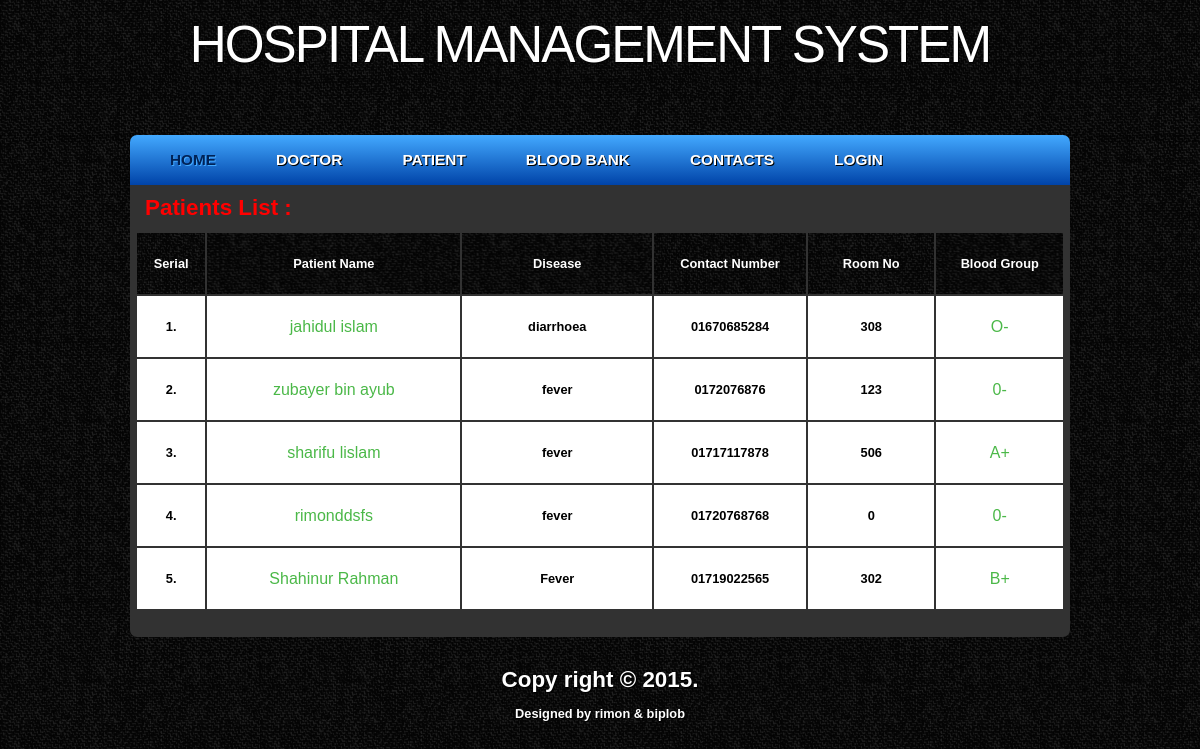
/appointment.php, run on the app's committed database.
### tables this page shows
CREATE TABLE IF NOT EXISTS `patients` (
  `p_id` int(11) NOT NULL,
  `p_pic` varchar(255) NOT NULL,
  `p_username` varchar(30) NOT NULL,
  `p_name` varchar(255) NOT NULL,
  `p_password` varchar(100) NOT NULL,
  `age` int(11) NOT NULL,
  `sex` varchar(255) NOT NULL,
  `blood_group` varchar(255) NOT NULL,
  `type_of_disease` varchar(255) NOT NULL,
  `treating_doctor` varchar(255) NOT NULL,
  `room_no` int(11) NOT NULL,
  `contact` varchar(255) NOT NULL,
  `p_status` varchar(255) NOT NULL,
  `total_bill` varchar(255) NOT NULL,
  `address` text NOT NULL,
  `email` varchar(255) NOT NULL,
  `add_date` varchar(255) NOT NULL,
  `p_room_rent` int(10) DEFAULT NULL,
  `p_medecine_cost` int(10) DEFAULT NULL,
  `p_test_cost` int(10) DEFAULT NULL,
  `p_other_cost` int(10) DEFAULT NULL,
  `p_total` int(10) DEFAULT NULL,
  `release_date` date NOT NULL
);

### appointment.php (the view, shortened to what this page needs)
<?php include('header2.php'); ?>
	<div id="site_content">
		<div class="main2 fix">
			<div class="main_content fix">
				<div class="p_items">
					<h1>Patients List : </h1>
					<table class="tbl2" width="100%">
						<tr>
							<th width="5%">Serial</th>
							<th width="20%">Patient Name</th>
							<th width="15%">Disease</th>
							<th width="12%">Contact Number</th>
							<th width="10%">Room No</th>
							<th width="10%">Blood Group</th>
						</tr>
					<?php
						include('config.php');
						$i=0;
						$limit = 50;
						$page = @$_GET['page'];
						if($page)
							$start = ($page - 1) * $limit;
						else
							$start = 0;
						$statement = $db->prepare("SELECT * FROM patients  ORDER BY p_id DESC LIMIT $start, $limit");
						$statement->execute();
						$result = $statement->fetchAll(PDO::FETCH_ASSOC);
						foreach($result as $row)
						{
							$i++;
							?>
						<tr>
							<td><b><?php echo $i; ?>.</b></td>
							<td><h4> <?php echo $row['p_name']; ?></h4></td>
							<td><b><?php echo $row['type_of_disease']; ?></b></td>
							<td><b><?php echo $row['contact']; ?></b></td>
							<td><b><?php echo $row['room_no']; ?></b></td>
							<td><h4> <?php echo $row['blood_group']; ?></h4></td>
						</tr>
						<?php
						}
						?>
					</table>
				</div>
			</div></br></br>
				<div class="pagination">
				</div>
		</div>
	</div>
<?php include('footer2.php'); ?>

### css/style2.css (style rules this page uses)
html { height: 100%; }
* { margin: 0; padding: 0; }
body { font: normal 80% Arial, Helvetica, sans-serif; color: #000; background: #1D1D1D url(../images/pattern.png) fixed; }
h1, h2, h3, h4, h5, h6 { font: bold 175% Arial, sans-serif; color: #fff; margin: 0 0 10px 0; }
h4, h5, h6 { margin: 0; padding: 0 0 0px 0; font: normal 150% 'News Cycle', Arial, sans-serif; color: #FFF; line-height: 1.5em; }
#main, header, #banner, #menubar, #site_content, footer, #content_grey, nav { margin-left: auto; margin-right: auto; }
#site_content { width: 940px; overflow: hidden; margin-bottom: 30px; background: #323232; border-radius: 0px 0px 7px 7px; -moz-border-radius: 0px 0px 7px 7px;; -webkit-border: 0px 0px 7px 7px; }
.main2 { width:940px; height:auto; margin:0px auto; margin-top:1px; display:block; }
.p_items { width:930px; margin:5px; margin-right:5px; }
.p_items h1 { margin:10px; color:#FF0000; }
.p_items h4 { font-size:16px; color:#4BB848; }
table.tbl2 { margin-top: 10px; }
table.tbl2 tr th, table.tbl2 tr td { padding: 8px; }
table.tbl2 tr td { text-align: center; }
table.tbl2 tr th { background: #1D1D1D url(../images/pattern.png) fixed; color: #fff; }
table.tbl2 tr:nth-child(2n+1) td { background-color: #FFFFFF; }
table.tbl2 tr:nth-child(2n) td { background-color: #FFFFFF; }
div.pagination { width:980px; margin:3px auto; padding: 3px; z-index: 1000; font-size: 14px; margin-top:-20px; margin-bottom:5px; }
table { margin:0px auto; line-height:45px; }

### data on the page
patients: p_name "jahidul islam", type_of_disease "diarrhoea", contact "01670685284", room_no "308", blood_group "O-"
patients: p_name "zubayer bin ayub", type_of_disease "fever", contact "0172076876", room_no "123", blood_group "0-"
patients: p_name "sharifu lislam", type_of_disease "fever", contact "01717117878", room_no "506", blood_group "A+"
patients: p_name "rimonddsfs", type_of_disease "fever", contact "01720768768", room_no "0", blood_group "0-"
patients: p_name "Shahinur Rahman", type_of_disease "Fever", contact "01719022565", room_no "302", blood_group "B+"
